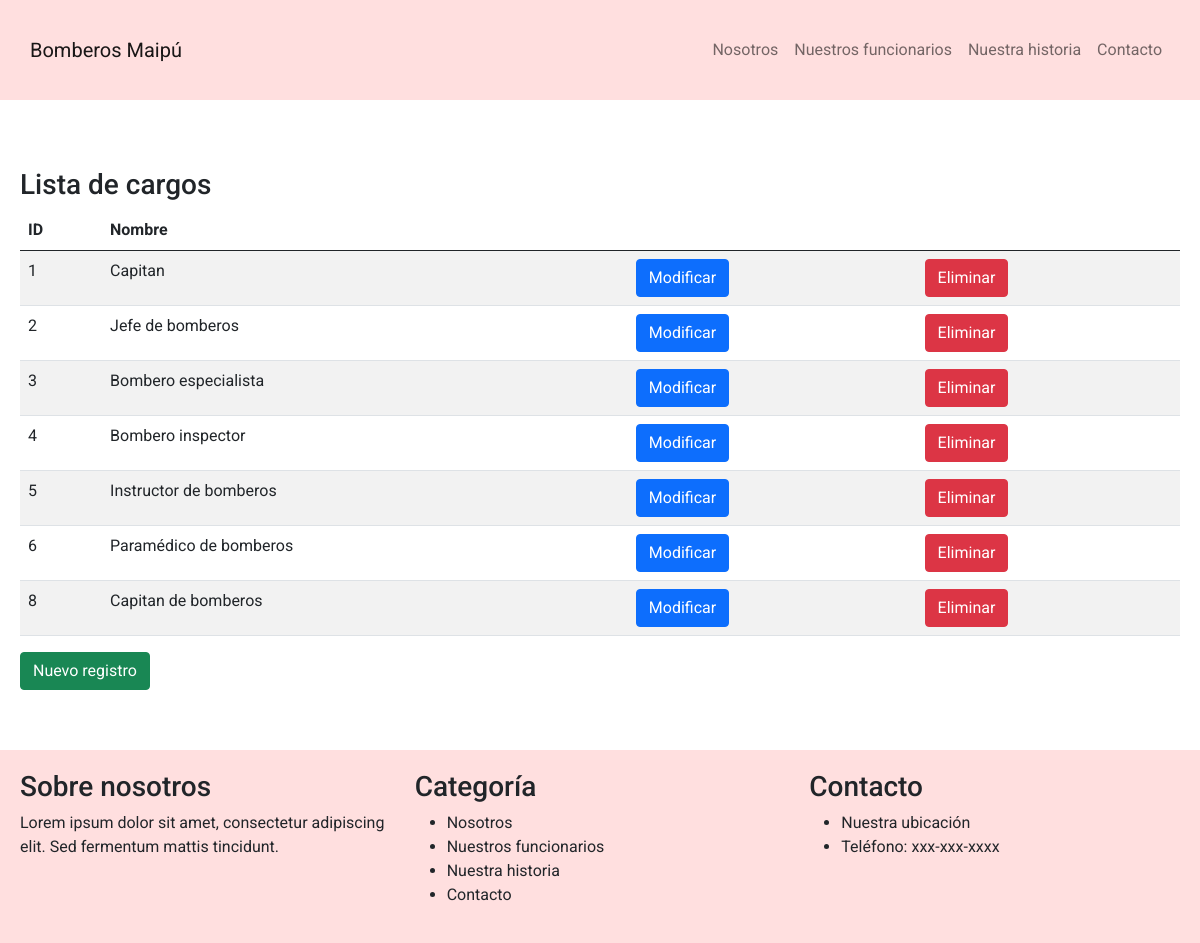
The app's page /lista_cargos with its own data.
### bomberos/models.py (models this page shows, shortened)
class Cargo(models.Model):
    idCargo = models.AutoField(primary_key=True, verbose_name='ID Cargo')
    nombre = models.CharField(max_length=50, verbose_name='Nombre cargo')

### bomberos/views.py (the view)
# urls.py: path('lista_cargos',lista_cargos,name="lista_cargos"),
def lista_cargos(request):
    cargos = Cargo.objects.all();
    return render(request, 'lista_cargos.html', {'cargos' : cargos})

### bomberos/templates/lista_cargos.html (shortened to what this page needs)
<!DOCTYPE html>
<html lang="es">
<head>
  <link rel="stylesheet" href="https://cdnjs.cloudflare.com/ajax/libs/bootstrap/5.0.2/css/bootstrap.min.css">
  <link rel="stylesheet" href="../static/css/style.css">
</head>
<body>
  <nav class="navbar navbar-expand-lg navbar-light bg-light">
    <div class="container">
      <a class="navbar-brand" href="#">Bomberos Maipú</a>
      <div class="collapse navbar-collapse" id="navbarNav">
        <ul class="navbar-nav ms-auto">
          <li class="nav-item">
            <a class="nav-link" href="#nosotros">Nosotros</a>
          </li>
          <li class="nav-item">
            <a class="nav-link" href="#funcionarios">Nuestros funcionarios</a>
          </li>
          <li class="nav-item">
            <a class="nav-link" href="#historia">Nuestra historia</a>
          </li>
          <li class="nav-item">
            <a class="nav-link" href="#contacto">Contacto</a>
          </li>
        </ul>
      </div>
    </div>
  </nav>
<section id="yellow-bg">
  <div class="container mt-5">
    <h3>Lista de cargos</h3>
    <table class="table table-striped">
        <thead>
            <tr>
                <th>ID</th>
                <th>Nombre</th>
                <th></th>
                <th></th>
            </tr>
        </thead>
        <tbody>
            {% for cargo in cargos %}
            <tr>
                <td>{{ cargo.idCargo }}</td>
                <td>{{ cargo.nombre }}</td>
                <td><a href="{% url 'form_mod_cargo' cargo.idCargo %}" class="btn btn-primary">Modificar</a></td>
                <td><a href="{% url 'form_del_cargo' cargo.idCargo %}" class="btn btn-danger">Eliminar</a></td>
            </tr>
            {% endfor %}
        </tbody>
    </table>
    <a href="{% url 'form_cargos' %}" class="btn btn-success">Nuevo registro</a>
    <p>&nbsp;</p>
</div>
</section>
  <footer class="bg-light">
    <div class="container">
      <div class="row">
        <div class="col-md-4">
          <h3>Sobre nosotros</h3>
          <p>Lorem ipsum dolor sit amet, consectetur adipiscing elit. Sed fermentum mattis tincidunt.</p>
        </div>
        <div class="col-md-4">
          <h3>Categoría</h3>
          <ul>
            <li>Nosotros</li>
            <li>Nuestros funcionarios</li>
            <li>Nuestra historia</li>
            <li>Contacto</li>
          </ul>
        </div>
        <div class="col-md-4">
          <h3>Contacto</h3>
          <ul>
            <li>Nuestra ubicación</li>
            <li>Teléfono: xxx-xxx-xxxx</li>
          </ul>
        </div>
      </div>
    </div>
  </footer>
</body>
</html>

### bomberos/static/css/style.css (style rules this page uses)
.bg-light { background-color: #FFDFDF !important; }
body { display: grid; grid-template-rows: 1fr auto; min-height: 100vh; margin: 0; padding: 0; font-family: 'Roboto', sans-serif; }
.container { grid-row: 1; padding: 20px; max-width: 1200px; margin: 0 auto; }
.navbar { top: 0; left: 0; width: 100%; background-color: #FFDFDF; padding: 10px; z-index: 999; }

### records on screen
Cargo: idCargo "1", nombre "Capitan"
Cargo: idCargo "2", nombre "Jefe de bomberos"
Cargo: idCargo "3", nombre "Bombero especialista"
Cargo: idCargo "4", nombre "Bombero inspector"
Cargo: idCargo "5", nombre "Instructor de bomberos"
Cargo: idCargo "6", nombre "Paramédico de bomberos"
Cargo: idCargo "8", nombre "Capitan de bomberos"
